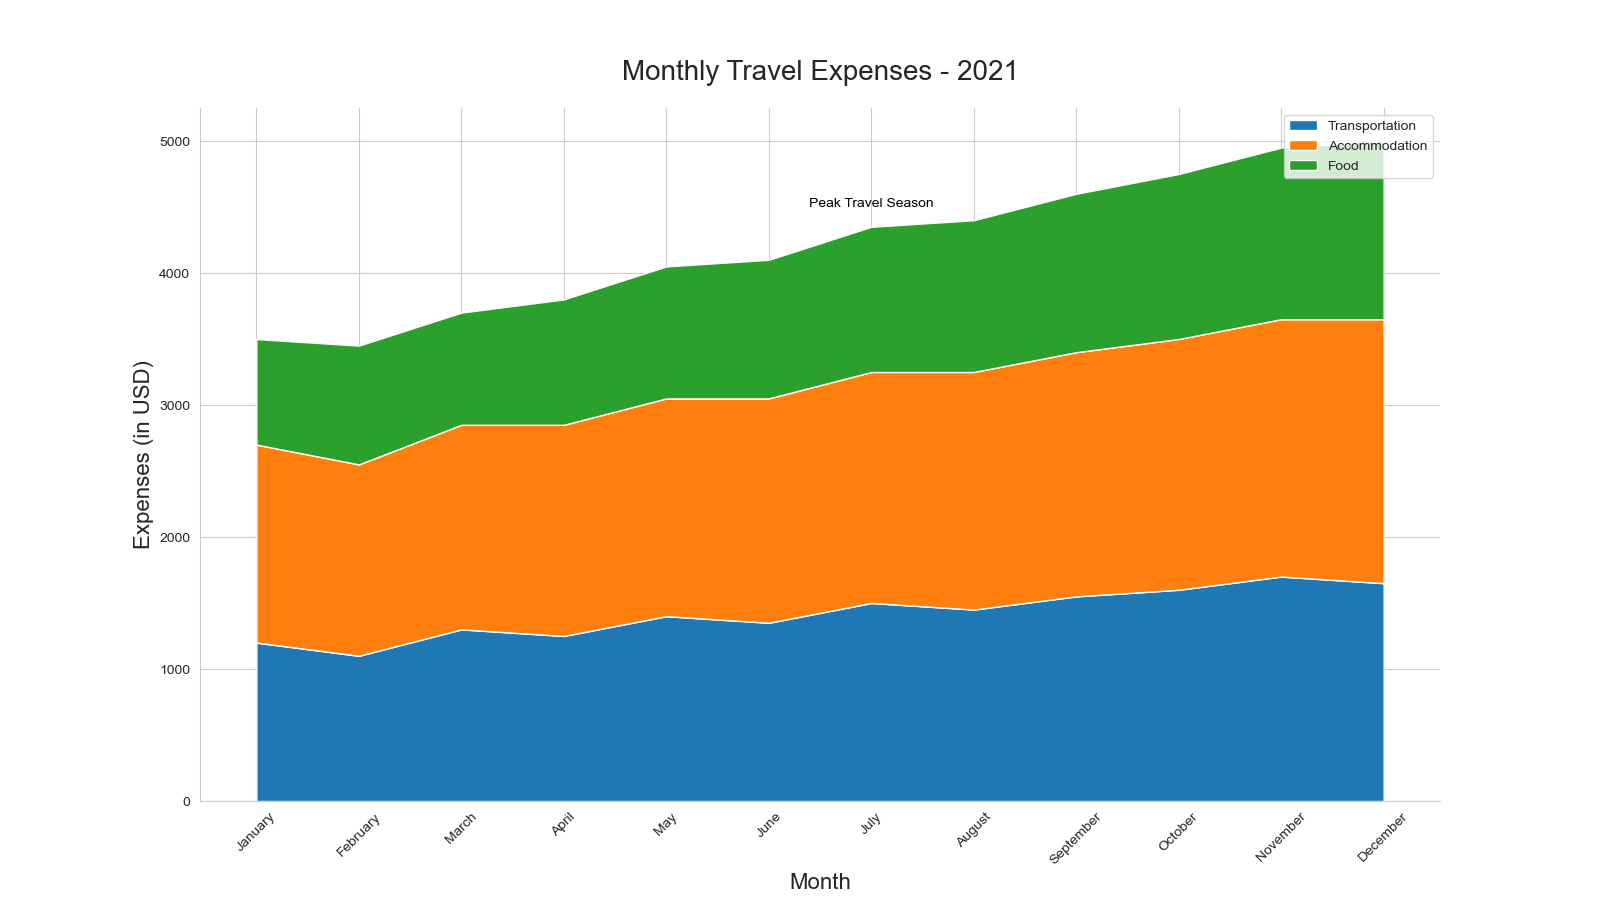

This figure's Python source:

import pandas as pd
import seaborn as sns
import matplotlib.pyplot as plt

# Data in a Pandas DataFrame
data = pd.DataFrame({
    'Month': ['January', 'February', 'March', 'April', 'May', 'June',
              'July', 'August', 'September', 'October', 'November', 'December'],
    'Transportation': [1200, 1100, 1300, 1250, 1400, 1350, 
                       1500, 1450, 1550, 1600, 1700, 1650],
    'Accommodation': [1500, 1450, 1550, 1600, 1650, 1700,
                      1750, 1800, 1850, 1900, 1950, 2000],
    'Food': [800, 900, 850, 950, 1000, 1050,
             1100, 1150, 1200, 1250, 1300, 1350]
})

# Transform data for stacked area plot
data = data.set_index('Month')
data.index = pd.CategoricalIndex(data.index, 
                                 categories=['January', 'February', 'March', 'April', 'May', 'June',
                                             'July', 'August', 'September', 'October', 'November', 'December'], 
                                 ordered=True)
data = data.sort_index()

# Stacked area plot
plt.figure(figsize=(16, 9))
sns.set_style("whitegrid")

# Define colors for each category
colors = ["#1f77b4", "#ff7f0e", "#2ca02c"]

# Generating the stacked areas
plt.stackplot(data.index, data['Transportation'], data['Accommodation'], data['Food'], labels=['Transportation', 'Accommodation', 'Food'], colors=colors)

# Aesthetics
plt.title('Monthly Travel Expenses - 2021', fontsize=20, pad=20)
plt.ylabel('Expenses (in USD)', fontsize=16)
plt.xlabel('Month', fontsize=16)
plt.xticks(rotation=45)
plt.legend(loc='upper right')

# Annotating a specific data point
plt.text('July', 4500, 'Peak Travel Season', horizontalalignment='center', color='black')

# Show plot
sns.despine()
plt.show()
